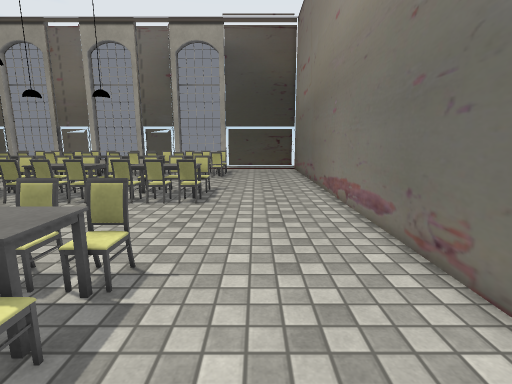
[1] (above)

24 first-person views from a walk through a 3-D level made in the Unity game engine. The camera is 1.3 m above the floor, tilts 10° down and sees 85° across. The floor is counted in squares, 0.5 m on a side. Each view is taken from the middle of a square. On the plan, view 1 faces up. The plan holds only what a view shows up to about 19 squares ahead; the rest is blank. The place goes on beyond the plan. Some surface patterns are stand-ins.

[2]
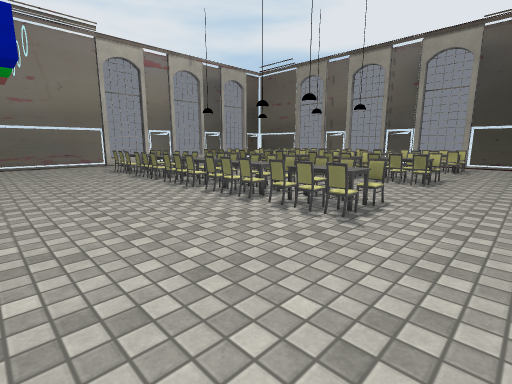

[3]
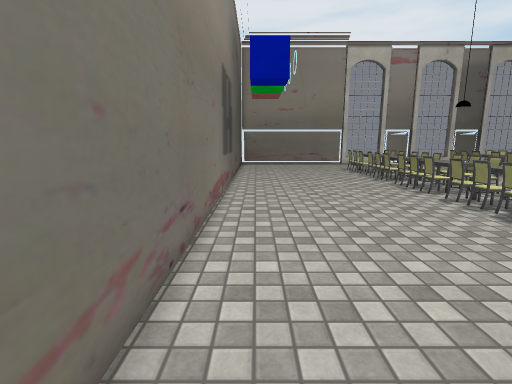

[4]
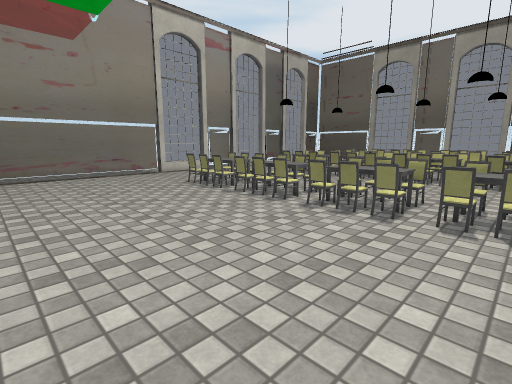

[5]
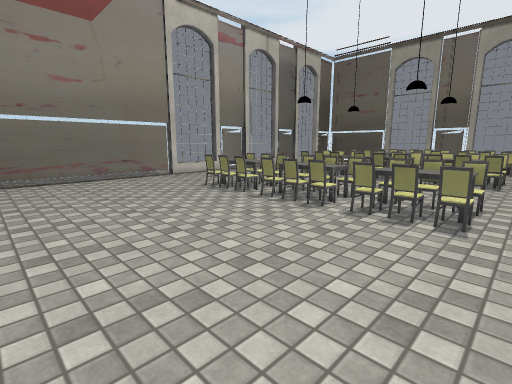

[6]
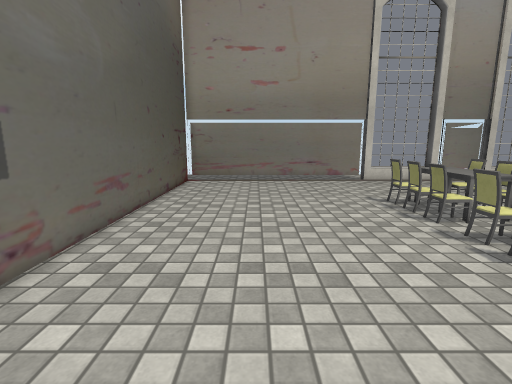

[7]
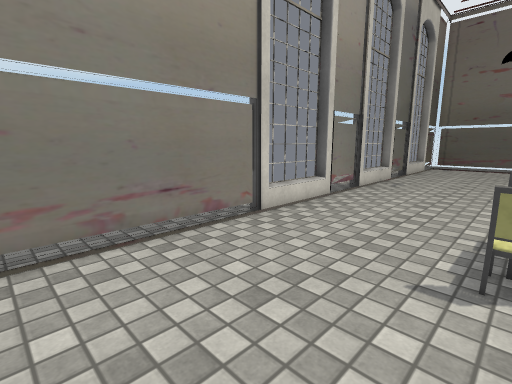

[8]
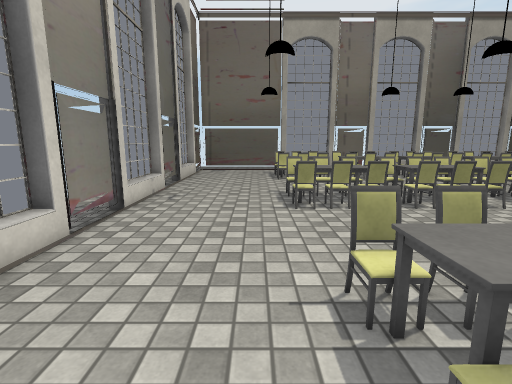

[9]
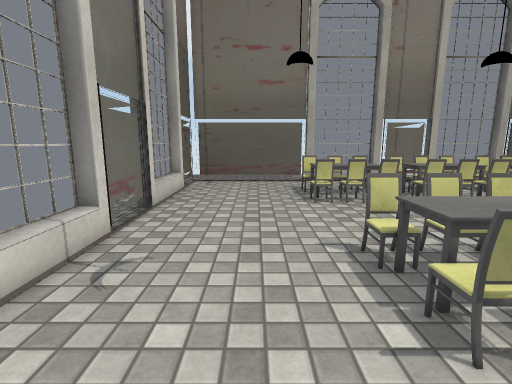

[10]
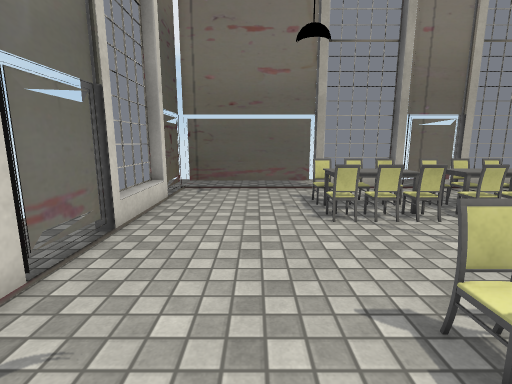

[11]
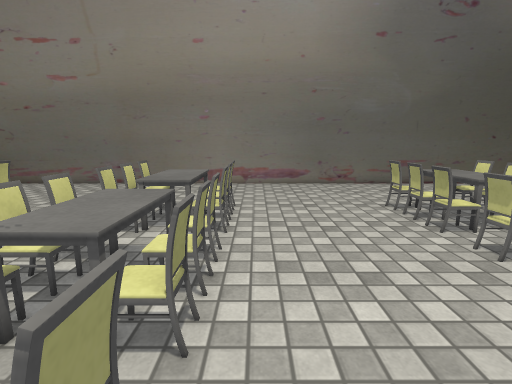

[12]
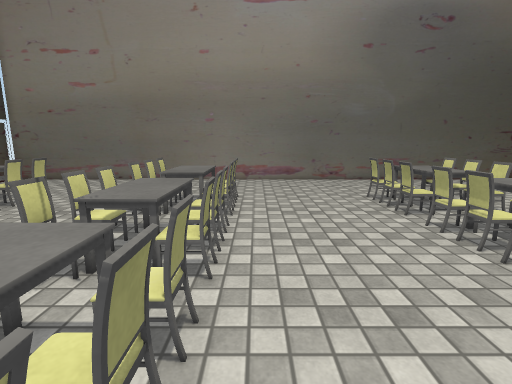

[13]
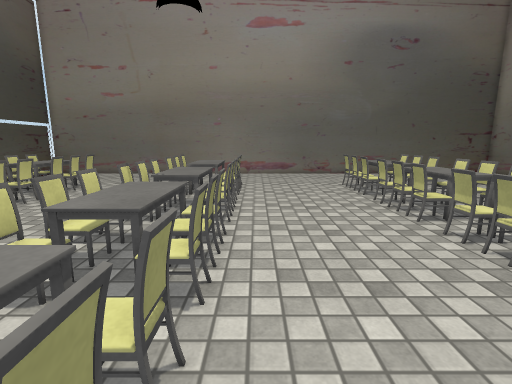

[14]
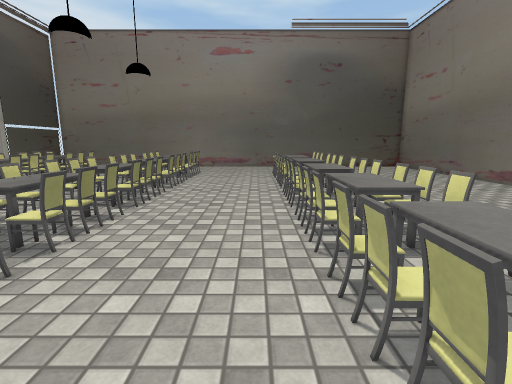

[15]
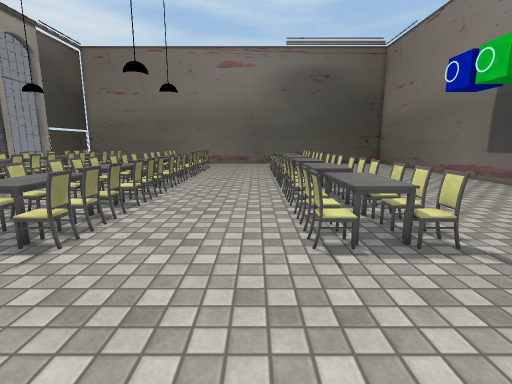

[16]
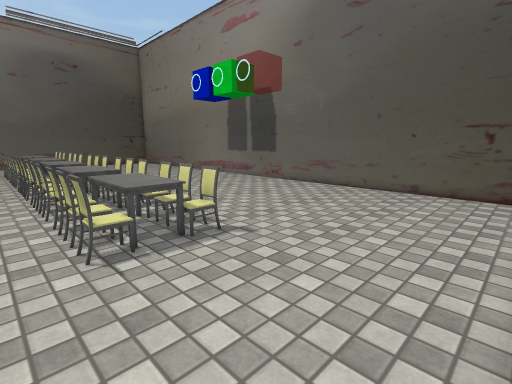

[17]
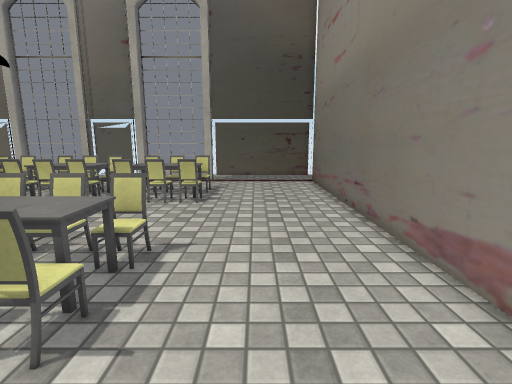

[18]
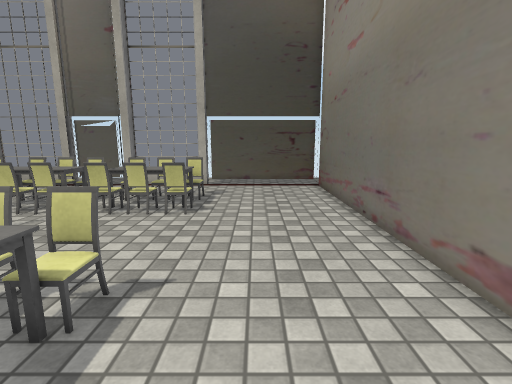

[19]
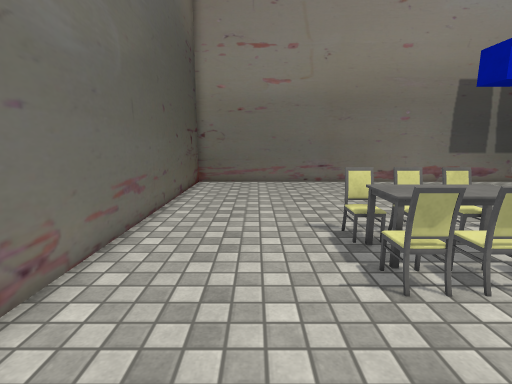

[20]
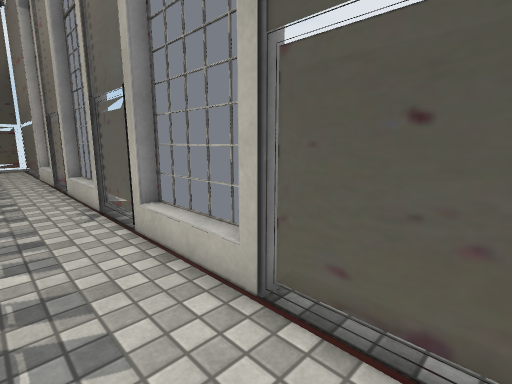

[21]
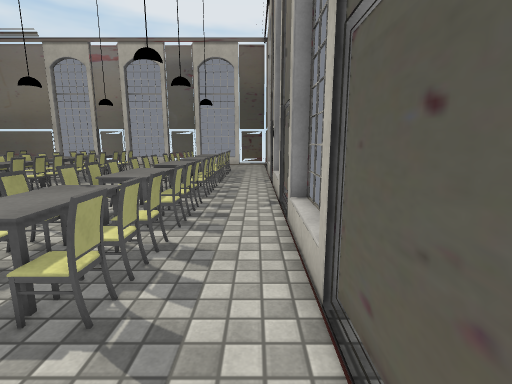

[22]
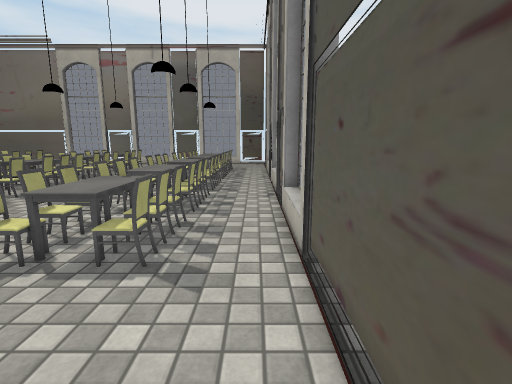

[23]
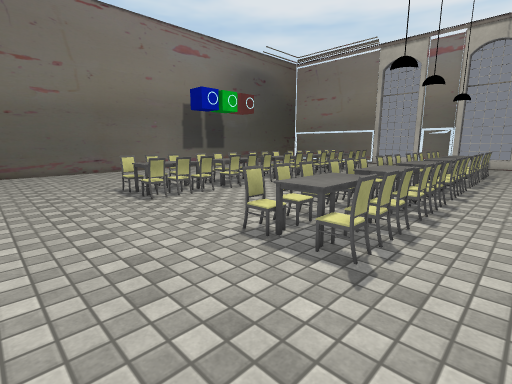

[24]
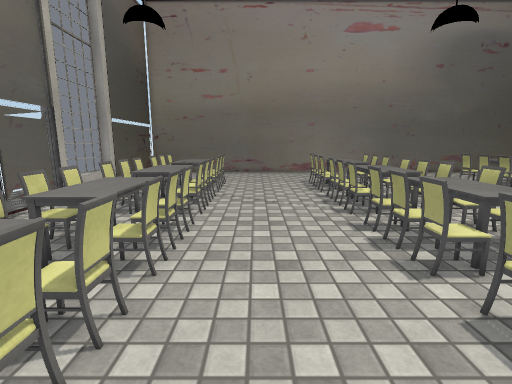

### Floor plan
Key: @ floor where view 1 was taken; # wall or solid block; x gap in a wall; . main floor; : floor 0.75 m higher than the main floor; = window, fence, low wall or low ledge; T thing the floor can be seen under or through.
Columns run from 33 left of view 1 to 4 right of it. Each row starts with its distance up from view 1.
 29 .........## ##.  ##          ##.......
 28 .#######x#####x#x##############TTTT###
 27 .#...................................#
 26  #...................................#
 25 ##......=##########=##########=......#
 24 #.......#######################......#
 23 #.......#### ##################......#
 22 #.......#######################......#
 21 #.......=##########=##########=......#
 20 ##..........   ......................#
 19 .#...........  ......................#
 18 .#..........   ......................#
 17  #...................................#
 16 ##......##...##...==..=.=#...##......#
 15 #.......##########==####=######......#
 14 #.......##########=:=##==######......#
 13 #.......##########:::##::######......#
 12 ##......=#########x=x##xx#####=......#
 11 .x...................................#
 10 .#...................................#
  9 .x...................................#
  8 ##...................................#
  7 #....................................#
  6 #.......##...##...===.=.==...=#......#
  5 #.......##########====#==######......#
  4 ##......#######################......#
  3  T......#######################......#
  2 .T......=##########=##########=......#
  1 .T...................................#
  0 .T...............................@...#
 -1 .T...................................#
 -2 .T...................................#
 -3 .T...................................#
 -4 .T...................................#
 -5 .T...................................#
 -6 .#...................................#
 -7 .#...................................#
 -8  #...................................#
 -9  #####################################

Where each view was taken, in squares from view 1:
view 1: 0 up, 0 right, facing up
view 2: 7 down, 2 right, facing up-left
view 3: 7 down, 2 right, facing left
view 4: 8 down, 9 left, facing up-left
view 5: 8 down, 11 left, facing up-left
view 6: 4 down, 13 left, facing left
view 7: 4 down, 25 left, facing up-left
view 8: 1 up, 27 left, facing up
view 9: 9 up, 28 left, facing up
view 10: 12 up, 28 left, facing up
view 11: 11 up, 14 left, facing right
view 12: 11 up, 16 left, facing right
view 13: 11 up, 20 left, facing right
view 14: 7 up, 27 left, facing right
view 15: 7 up, 32 left, facing right
view 16: 7 up, 32 left, facing down-right
view 17: 9 up, 0 right, facing up
view 18: 11 up, 0 right, facing up
view 19: 10 up, 0 right, facing down
view 20: 25 up, 0 right, facing up-left
view 21: 27 up, 1 right, facing left
view 22: 27 up, 3 right, facing left
view 23: 18 up, 3 right, facing down-left
view 24: 19 up, 21 left, facing right
